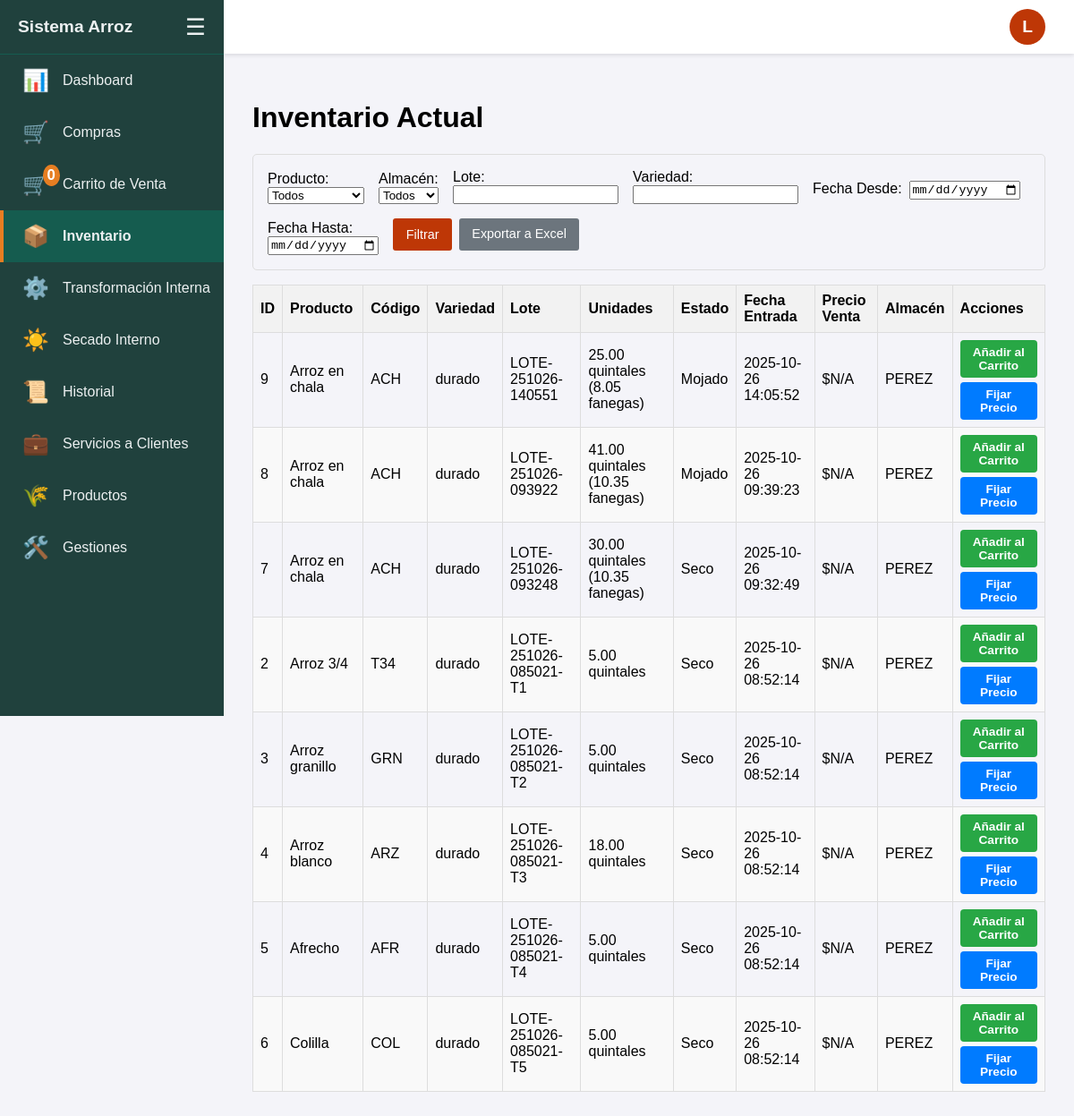
The app's page /inventario (signed in) with its own data.
### tables this page shows
CREATE TABLE inventario (
                id INTEGER PRIMARY KEY AUTOINCREMENT,
                producto_id INTEGER NOT NULL,
                variedad TEXT,
                lote TEXT,
                cantidad REAL NOT NULL,
                unidad TEXT NOT NULL,
                fecha_entrada TEXT NOT NULL,
                fecha_salida TEXT, almacen_id INTEGER REFERENCES almacenes(id), estado TEXT NOT NULL DEFAULT 'seco', cantidad_kg REAL NOT NULL DEFAULT 0, ingenio_id INTEGER REFERENCES ingenios(id), precio_venta_unitario REAL,
                FOREIGN KEY (producto_id) REFERENCES productos(id)
            );

CREATE TABLE productos (
                id INTEGER PRIMARY KEY AUTOINCREMENT,
                nombre TEXT NOT NULL,
                codigo_producto TEXT NOT NULL UNIQUE,
                requiere_variedad INTEGER NOT NULL DEFAULT 1
            );

CREATE TABLE almacenes (
                id INTEGER PRIMARY KEY AUTOINCREMENT,
                nombre TEXT NOT NULL,
                ingenio_id INTEGER NOT NULL,
                FOREIGN KEY (ingenio_id) REFERENCES ingenios(id),
                UNIQUE(nombre, ingenio_id)
            );

### blueprints/main.py (the view)
@main_bp.route('/inventario')
@login_required
def inventario():
    filtro_producto_id_str = request.args.get('producto_id', '').strip()
    filtro_lote = request.args.get('lote', '').strip()
    filtro_variedad = request.args.get('variedad', '').strip()
    filtro_fecha_inicio = request.args.get('fecha_inicio', '').strip()
    filtro_fecha_fin = request.args.get('fecha_fin', '').strip()
    filtro_almacen_id_str = request.args.get('almacen_id', '').strip()
    filtro_producto_id = int(filtro_producto_id_str) if filtro_producto_id_str else None
    filtro_almacen_id = int(filtro_almacen_id_str) if filtro_almacen_id_str else None
    inventario_data = obtener_inventario_logic(
        ingenio_id=g.user['ingenio_id'],
        producto_id=filtro_producto_id,
        lote=filtro_lote,
        variedad=filtro_variedad,
         fecha_inicio=filtro_fecha_inicio,
        fecha_fin=filtro_fecha_fin,
        almacen_id=filtro_almacen_id
    )
    productos_para_filtro = obtener_productos()
    almacenes_para_filtro = obtener_almacenes_por_ingenio_logic(g.user['ingenio_id'])
    return render_template(
        'inventario.html',
        inventario=inventario_data,
        productos=productos_para_filtro,
        almacenes=almacenes_para_filtro,
        filtros_activos=request.args
    )

### blueprints/__init__.py (called while the page is built)
def login_required(f):
    @wraps(f)
    def decorated_function(*args, **kwargs):
        if g.user is None:
            return redirect(url_for('auth.login', next=request.url))
        return f(*args, **kwargs)
    return decorated_function

### db.py (called while the page is built)
def obtener_almacenes_db(ingenio_id: int):
    with sqlite3.connect(DB_NAME) as conn:
        c = conn.cursor()
        return c.execute("SELECT id, nombre FROM almacenes WHERE ingenio_id = ? ORDER BY nombre", (ingenio_id,)).fetchall()

def obtener_ingenio_por_id_db(ingenio_id: int):
    with sqlite3.connect(DB_NAME) as conn:
        c = conn.cursor()
        return c.execute("SELECT id, nombre, direccion, nit, celular FROM ingenios WHERE id = ?", (ingenio_id,)).fetchone()

### logic.py (called while the page is built)
def obtener_productos():
    with sqlite3.connect(DB_NAME) as conn:
        c = conn.cursor()
        c.execute("SELECT id, nombre, requiere_variedad FROM productos")
        return c.fetchall()

def obtener_almacenes_por_ingenio_logic(ingenio_id: int):
    if not ingenio_id:
        return []
    return obtener_almacenes_db(ingenio_id)

### templates/inventario.html (shortened to what this page needs)
{% extends "layout.html" %}
{% block content %}
  <h1>Inventario Actual</h1>
  <form method="get" action="{{ url_for('main.inventario') }}" class="filter-form">
    <div class="filter-group">
      <label for="producto_id">Producto:</label>
      <select name="producto_id">
          <option value="">Todos</option>
      </select>
    </div>
    <div class="filter-group">
      <label for="almacen_id">Almacén:</label>
      <select name="almacen_id">
          <option value="">Todos</option>
      </select>
    </div>
    <div class="filter-group">
      <label for="lote">Lote:</label>
      <input type="text" name="lote" value="{{ filtros_activos.get('lote', '') }}">
    </div>
    <div class="filter-group">
      <label for="variedad">Variedad:</label>
      <input type="text" name="variedad" value="{{ filtros_activos.get('variedad', '') }}">
    </div>
    <div class="filter-buttons">
      <label for="fecha_inicio">Fecha Desde:</label>
      <input type="date" name="fecha_inicio" value="{{ filtros_activos.get('fecha_inicio', '') }}">
    </div>
    <div class="filter-group">
      <label for="fecha_fin">Fecha Hasta:</label>
      <input type="date" name="fecha_fin" value="{{ filtros_activos.get('fecha_fin', '') }}">
    </div>
    <div class="filter-buttons">
      <button type="submit">Filtrar</button>
      {% if g.user.nivel_acceso != 'empleado' %}
        <a href="{{ url_for('reports.exportar', reporte_nombre='inventario', **filtros_activos) }}" class="button-secondary">Exportar a Excel</a>
      {% endif %}
    </div>
  </form>
  <table class="responsive-table">
    <thead>
      <tr>
        <th>ID</th>
        <th>Producto</th>
        <th>Código</th>
        <th>Variedad</th>
        <th>Lote</th>
        <th>Unidades</th>
        <th>Estado</th>
        <th>Fecha Entrada</th>
        <th>Precio Venta</th>
        <th>Almacén</th>
        <th>Acciones</th>
      </tr>
    </thead>
    <tbody>
      {% for id, producto, codigo, variedad, lote, cantidad, cantidad_kg, unidad, estado, fecha_entrada, precio_venta, almacen_nombre in inventario %}
      <tr>
        <td data-label="ID">{{ id }}</td>
        <td data-label="Producto">{{ producto }}</td>
        <td data-label="Código">{{ codigo }}</td>
        <td data-label="Variedad">{{ variedad or 'N/A' }}</td>
        <td data-label="Lote">{{ lote }}</td>
        <td data-label="Unidades">{{ cantidad_kg|mostrar_unidades(unidad, cantidad) }}</td>
        <td data-label="Estado">{{ estado|capitalize }}</td>
        <td data-label="Fecha Entrada">{{ fecha_entrada }}</td>
        <td data-label="Precio Venta">${{ "%.2f"|format(precio_venta) if precio_venta is not none else 'N/A' }}</td>
        <td data-label="Almacén">{{ almacen_nombre or 'N/A' }}</td>
        <td data-label="Acciones">
          <div class="actions-container">
            <a href="{{ url_for('transactions.agregar_al_carrito', item_id=id) }}" class="action-button sell">Añadir al Carrito</a>
            {% if g.user.nivel_acceso != 'empleado' %}
            <a href="{{ url_for('transactions.fijar_precio', item_id=id) }}" class="action-button set-price">Fijar Precio</a>
            {% endif %}
          </div>
        </td>
      </tr>
      {% else %}
      <tr>
        <td colspan="12">No hay items en el inventario que coincidan con los filtros.</td>
      </tr>
      {% endfor %}
    </tbody>
  </table>
{% endblock %}

### templates/layout.html (style rules this page uses)
:root { --sidebar-width-expanded: 250px; --sidebar-width-collapsed: 80px; --top-bar-height: 60px; --sidebar-bg-color: #20413d; --sidebar-text-color: #ecf0f1; --sidebar-hover-bg: #155c4f; --sidebar-icon-color: #e67e22; }
body { font-family: sans-serif; margin: 0; background-color: #f4f4f9; }
table { border-collapse: collapse; width: 100%; margin-top: 1em; }
th, td { border: 1px solid #ddd; padding: 8px; text-align: left; }
th { background-color: #f2f2f2; }
tr:nth-child(even) { background-color: #f9f9f9; }
.filter-form { display: flex; align-items: flex-end; gap: 1em; margin-bottom: 1em; flex-wrap: wrap; border: 1px solid #ddd; padding: 1em; border-radius: 5px; }
.filter-group { display: flex; flex-direction: column; }
.filter-buttons { margin-bottom: 5px; display: flex; gap: 0.5em; }
.filter-buttons a { text-decoration: none; padding: 0.5em 1em; background-color: #6c757d; color: white; border-radius: 3px; font-size: 0.9em; line-height: 1.5; }
button, input[type=submit] { padding: 0.5em 1em; background-color: #be3706; color: white; border: none; border-radius: 3px; cursor: pointer; font-size: 0.9em; transition: background-color 0.2s; }
.button-secondary { display: inline-block; padding: 0.5em 1em; background-color: #6c757d; color: white; border: none; border-radius: 3px; cursor: pointer; font-size: 0.9em; text-decoration: none; }
.actions-container { display: flex; gap: 5px; justify-content: center; flex-wrap: wrap; }
.action-button { display: inline-block; padding: 6px 12px; font-size: 0.85em; font-weight: bold; text-align: center; text-decoration: none; color: white !important; border: none; border-radius: 4px; cursor: pointer; transition: opacity 0.2s; }
.action-button.sell { background-color: #28a745; }
.action-button.set-price { background-color: #007bff; }

### records on screen
inventario: id "9", nombre "Arroz en chala", codigo_producto "ACH", variedad "durado", lote "LOTE-251026-140551", cantidad_kg+unidad+cantidad "25.00 quintales (8.05 fanegas)", estado "Mojado", fecha_entrada "2025-10-26 14:05:52", precio_venta_unitario "N/A", nombre "PEREZ"
inventario: id "8", nombre "Arroz en chala", codigo_producto "ACH", variedad "durado", lote "LOTE-251026-093922", cantidad_kg+unidad+cantidad "41.00 quintales (10.35 fanegas)", estado "Mojado", fecha_entrada "2025-10-26 09:39:23", precio_venta_unitario "N/A", nombre "PEREZ"
inventario: id "7", nombre "Arroz en chala", codigo_producto "ACH", variedad "durado", lote "LOTE-251026-093248", cantidad_kg+unidad+cantidad "30.00 quintales (10.35 fanegas)", estado "Seco", fecha_entrada "2025-10-26 09:32:49", precio_venta_unitario "N/A", nombre "PEREZ"
inventario: id "2", nombre "Arroz 3/4", codigo_producto "T34", variedad "durado", lote "LOTE-251026-085021-T1", cantidad_kg+unidad+cantidad "5.00 quintales", estado "Seco", fecha_entrada "2025-10-26 08:52:14", precio_venta_unitario "N/A", nombre "PEREZ"
inventario: id "3", nombre "Arroz granillo", codigo_producto "GRN", variedad "durado", lote "LOTE-251026-085021-T2", cantidad_kg+unidad+cantidad "5.00 quintales", estado "Seco", fecha_entrada "2025-10-26 08:52:14", precio_venta_unitario "N/A", nombre "PEREZ"
inventario: id "4", nombre "Arroz blanco", codigo_producto "ARZ", variedad "durado", lote "LOTE-251026-085021-T3", cantidad_kg+unidad+cantidad "18.00 quintales", estado "Seco", fecha_entrada "2025-10-26 08:52:14", precio_venta_unitario "N/A", nombre "PEREZ"
inventario: id "5", nombre "Afrecho", codigo_producto "AFR", variedad "durado", lote "LOTE-251026-085021-T4", cantidad_kg+unidad+cantidad "5.00 quintales", estado "Seco", fecha_entrada "2025-10-26 08:52:14", precio_venta_unitario "N/A", nombre "PEREZ"
inventario: id "6", nombre "Colilla", codigo_producto "COL", variedad "durado", lote "LOTE-251026-085021-T5", cantidad_kg+unidad+cantidad "5.00 quintales", estado "Seco", fecha_entrada "2025-10-26 08:52:14", precio_venta_unitario "N/A", nombre "PEREZ"

### other values on screen
{{ session.get('carrito', {})|length }} "0"
{{ g.user.email[0]|upper }} "L"
